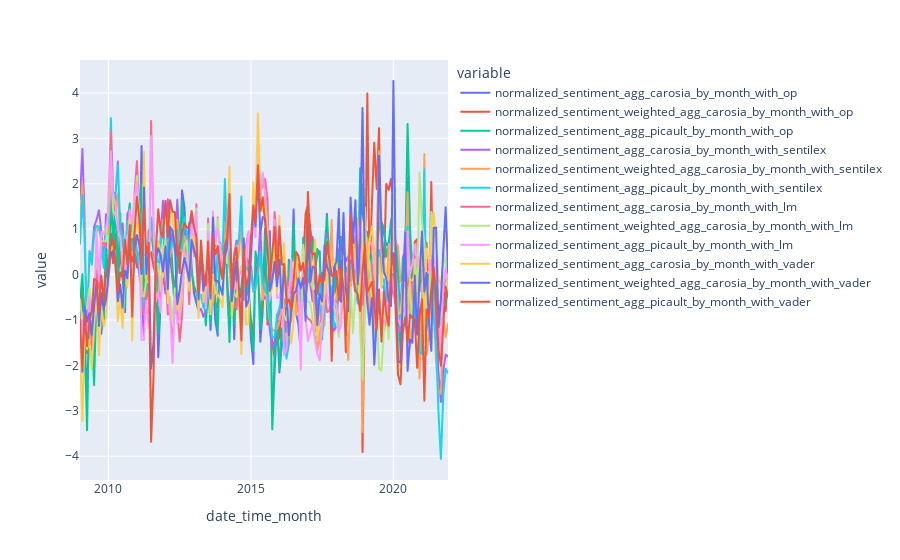

Notebook cell for this chart:
### Code cell
px.line(strategies_filt, 
        x = 'date_time_month',
        y = ['normalized_sentiment_agg_carosia_by_month_with_op',
       'normalized_sentiment_weighted_agg_carosia_by_month_with_op',
       'normalized_sentiment_agg_picault_by_month_with_op',
       'normalized_sentiment_agg_carosia_by_month_with_sentilex',
       'normalized_sentiment_weighted_agg_carosia_by_month_with_sentilex',
       'normalized_sentiment_agg_picault_by_month_with_sentilex',
       'normalized_sentiment_agg_carosia_by_month_with_lm',
       'normalized_sentiment_weighted_agg_carosia_by_month_with_lm',
       'normalized_sentiment_agg_picault_by_month_with_lm',
       'normalized_sentiment_agg_carosia_by_month_with_vader',
       'normalized_sentiment_weighted_agg_carosia_by_month_with_vader',
       'normalized_sentiment_agg_picault_by_month_with_vader'])

### Figure 1 — Plotly figure (JSON) as saved in the notebook; plotly's stock layout.template omitted (floating-point values rounded to 4 significant figures; data arrays with more than 128 entries replaced by an {"elided": "..."} marker saying what was removed)
{"data": [{"hovertemplate": "variable=normalized_sentiment_agg_carosia_by_month_with_op<br>date_time_month=%{x}<br>value=%{y}<extra></extra>", "legendgroup": "normalized_sentiment_agg_carosia_by_month_with_op", "line": {"color": "#636efa", "dash": "solid"}, "marker": {"symbol": "circle"}, "mode": "lines", "name": "normalized_sentiment_agg_carosia_by_month_with_op", "showlegend": true, "type": "scattergl", "x": {"elided": "156 str values"}, "xaxis": "x", "y": {"elided": "156 float values"}, "yaxis": "y"}, {"hovertemplate": "variable=normalized_sentiment_weighted_agg_carosia_by_month_with_op<br>date_time_month=%{x}<br>value=%{y}<extra></extra>", "legendgroup": "normalized_sentiment_weighted_agg_carosia_by_month_with_op", "line": {"color": "#EF553B", "dash": "solid"}, "marker": {"symbol": "circle"}, "mode": "lines", "name": "normalized_sentiment_weighted_agg_carosia_by_month_with_op", "showlegend": true, "type": "scattergl", "x": {"elided": "156 str values"}, "xaxis": "x", "y": {"elided": "156 float values"}, "yaxis": "y"}, {"hovertemplate": "variable=normalized_sentiment_agg_picault_by_month_with_op<br>date_time_month=%{x}<br>value=%{y}<extra></extra>", "legendgroup": "normalized_sentiment_agg_picault_by_month_with_op", "line": {"color": "#00cc96", "dash": "solid"}, "marker": {"symbol": "circle"}, "mode": "lines", "name": "normalized_sentiment_agg_picault_by_month_with_op", "showlegend": true, "type": "scattergl", "x": {"elided": "156 str values"}, "xaxis": "x", "y": {"elided": "156 float values"}, "yaxis": "y"}, {"hovertemplate": "variable=normalized_sentiment_agg_carosia_by_month_with_sentilex<br>date_time_month=%{x}<br>value=%{y}<extra></extra>", "legendgroup": "normalized_sentiment_agg_carosia_by_month_with_sentilex", "line": {"color": "#ab63fa", "dash": "solid"}, "marker": {"symbol": "circle"}, "mode": "lines", "name": "normalized_sentiment_agg_carosia_by_month_with_sentilex", "showlegend": true, "type": "scattergl", "x": {"elided": "156 str values"}, "xaxis": "x", "y": {"elided": "156 float values"}, "yaxis": "y"}, {"hovertemplate": "variable=normalized_sentiment_weighted_agg_carosia_by_month_with_sentilex<br>date_time_month=%{x}<br>value=%{y}<extra></extra>", "legendgroup": "normalized_sentiment_weighted_agg_carosia_by_month_with_sentilex", "line": {"color": "#FFA15A", "dash": "solid"}, "marker": {"symbol": "circle"}, "mode": "lines", "name": "normalized_sentiment_weighted_agg_carosia_by_month_with_sentilex", "showlegend": true, "type": "scattergl", "x": {"elided": "156 str values"}, "xaxis": "x", "y": {"elided": "156 float values"}, "yaxis": "y"}, {"hovertemplate": "variable=normalized_sentiment_agg_picault_by_month_with_sentilex<br>date_time_month=%{x}<br>value=%{y}<extra></extra>", "legendgroup": "normalized_sentiment_agg_picault_by_month_with_sentilex", "line": {"color": "#19d3f3", "dash": "solid"}, "marker": {"symbol": "circle"}, "mode": "lines", "name": "normalized_sentiment_agg_picault_by_month_with_sentilex", "showlegend": true, "type": "scattergl", "x": {"elided": "156 str values"}, "xaxis": "x", "y": {"elided": "156 float values"}, "yaxis": "y"}, {"hovertemplate": "variable=normalized_sentiment_agg_carosia_by_month_with_lm<br>date_time_month=%{x}<br>value=%{y}<extra></extra>", "legendgroup": "normalized_sentiment_agg_carosia_by_month_with_lm", "line": {"color": "#FF6692", "dash": "solid"}, "marker": {"symbol": "circle"}, "mode": "lines", "name": "normalized_sentiment_agg_carosia_by_month_with_lm", "showlegend": true, "type": "scattergl", "x": {"elided": "156 str values"}, "xaxis": "x", "y": {"elided": "156 float values"}, "yaxis": "y"}, {"hovertemplate": "variable=normalized_sentiment_weighted_agg_carosia_by_month_with_lm<br>date_time_month=%{x}<br>value=%{y}<extra></extra>", "legendgroup": "normalized_sentiment_weighted_agg_carosia_by_month_with_lm", "line": {"color": "#B6E880", "dash": "solid"}, "marker": {"symbol": "circle"}, "mode": "lines", "name": "normalized_sentiment_weighted_agg_carosia_by_month_with_lm", "showlegend": true, "type": "scattergl", "x": {"elided": "156 str values"}, "xaxis": "x", "y": {"elided": "156 float values"}, "yaxis": "y"}, {"hovertemplate": "variable=normalized_sentiment_agg_picault_by_month_with_lm<br>date_time_month=%{x}<br>value=%{y}<extra></extra>", "legendgroup": "normalized_sentiment_agg_picault_by_month_with_lm", "line": {"color": "#FF97FF", "dash": "solid"}, "marker": {"symbol": "circle"}, "mode": "lines", "name": "normalized_sentiment_agg_picault_by_month_with_lm", "showlegend": true, "type": "scattergl", "x": {"elided": "156 str values"}, "xaxis": "x", "y": {"elided": "156 float values"}, "yaxis": "y"}, {"hovertemplate": "variable=normalized_sentiment_agg_carosia_by_month_with_vader<br>date_time_month=%{x}<br>value=%{y}<extra></extra>", "legendgroup": "normalized_sentiment_agg_carosia_by_month_with_vader", "line": {"color": "#FECB52", "dash": "solid"}, "marker": {"symbol": "circle"}, "mode": "lines", "name": "normalized_sentiment_agg_carosia_by_month_with_vader", "showlegend": true, "type": "scattergl", "x": {"elided": "156 str values"}, "xaxis": "x", "y": {"elided": "156 float values"}, "yaxis": "y"}, {"hovertemplate": "variable=normalized_sentiment_weighted_agg_carosia_by_month_with_vader<br>date_time_month=%{x}<br>value=%{y}<extra></extra>", "legendgroup": "normalized_sentiment_weighted_agg_carosia_by_month_with_vader", "line": {"color": "#636efa", "dash": "solid"}, "marker": {"symbol": "circle"}, "mode": "lines", "name": "normalized_sentiment_weighted_agg_carosia_by_month_with_vader", "showlegend": true, "type": "scattergl", "x": {"elided": "156 str values"}, "xaxis": "x", "y": {"elided": "156 float values"}, "yaxis": "y"}, {"hovertemplate": "variable=normalized_sentiment_agg_picault_by_month_with_vader<br>date_time_month=%{x}<br>value=%{y}<extra></extra>", "legendgroup": "normalized_sentiment_agg_picault_by_month_with_vader", "line": {"color": "#EF553B", "dash": "solid"}, "marker": {"symbol": "circle"}, "mode": "lines", "name": "normalized_sentiment_agg_picault_by_month_with_vader", "showlegend": true, "type": "scattergl", "x": {"elided": "156 str values"}, "xaxis": "x", "y": {"elided": "156 float values"}, "yaxis": "y"}], "layout": {"autosize": true, "legend": {"title": {"text": "variable"}, "tracegroupgap": 0}, "margin": {"t": 60}, "xaxis": {"anchor": "y", "autorange": true, "domain": [0, 1], "range": ["2009-01-01", "2021-12-01"], "title": {"text": "date_time_month"}, "type": "date"}, "yaxis": {"anchor": "x", "autorange": true, "domain": [0, 1], "range": [-4.524, 4.725], "title": {"text": "value"}, "type": "linear"}}}
